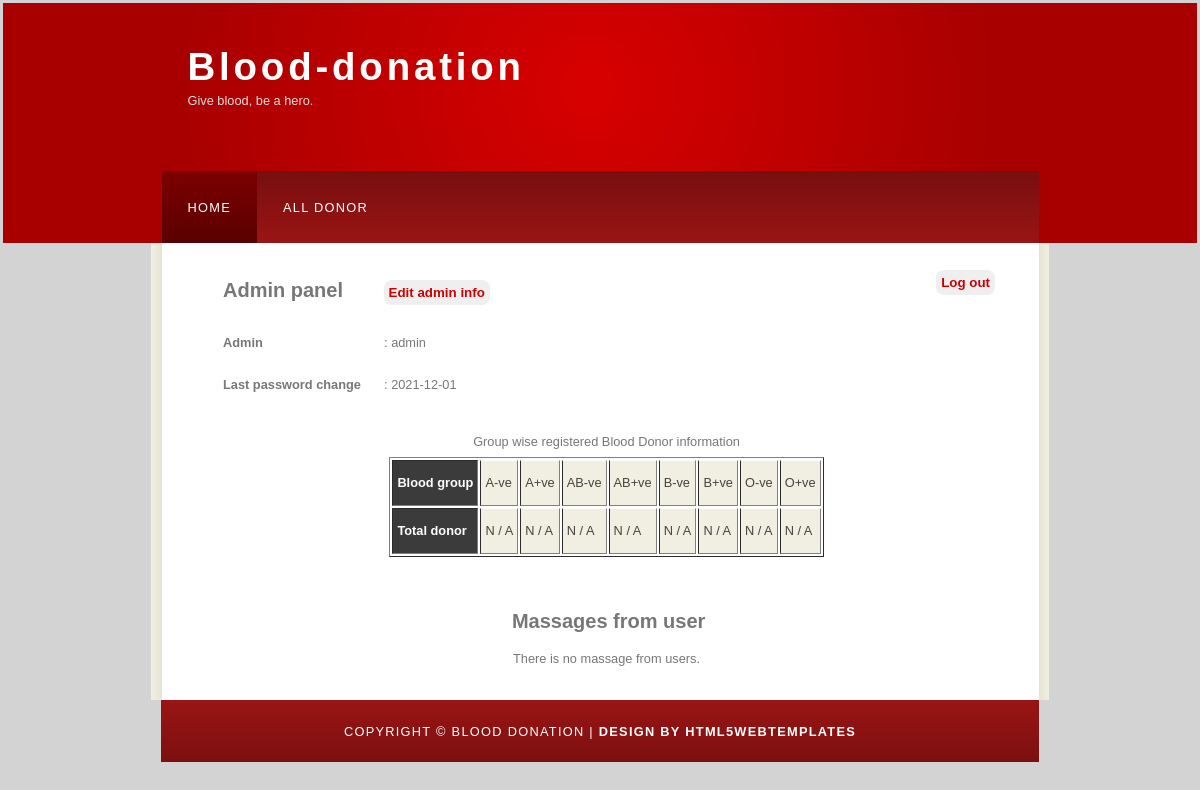
Screenshot of /admin/adminprofile.php (signed in) with the database file from the repository.
### tables this page shows
CREATE TABLE `bgroup` (
  `ID` int(11) NOT NULL,
  `name` varchar(5) NOT NULL,
  `number` int(11) DEFAULT NULL
);

### admin/adminprofile.php (the view, shortened to what this page needs)
<?php
	if(isset($_SESSION['id'])){
		$conect = mysqli_connect("localhost","root","","dbblood");
		$sqlquery = "SELECT * FROM admin WHERE admin.id = '$_SESSION[id]'";
		$data = mysqli_query($conect, $sqlquery);
		$row = mysqli_fetch_array($data);
?>
		<!DOCTYPE html>
		<html>
			<head>
				<link rel="stylesheet" type="text/css" href="http://localhost/blood-donation/style/style.css" title="style" />
			</head>
			<body>
				<div id="main">
					<div id="header">
						<div id="logo">
							<div id="logo_text">
								<h1><a href="index.html">Blood-donation</a></h1>
								<h2>Give blood, be a hero.</h2>
							</div>
						</div>
						<div id="menubar">
							<ul id="menu">
								<li class="selected"><a href="adminprofile.php">Home</a></li>
								<li onclick="return apermit()"><a href="donorlist.php">All donor</a></li>
							</ul>
						</div>
					</div>
					<div id="site_content">
						<div class="container">
							<div class="subheader"> Admin panel </div>
							<button class="button" onclick="return permit1()">
								<?php echo "<a href='adminprofileupdate.php'> Edit admin info </a>"; ?>
							</button>
							<button class="button" style="float:right;" onclick="return permit3()">
								<?php echo "<a href='logout.php'> Log out </a>"; ?>
							</button>
						</div>
						<div class="container">
							<?php
								echo "<label class='label'> Admin</label>: ", $row["id"];
								echo "<br/> <label class='label'> Last password change</label>: ", $row["passlast"];
							?>
						</div>
						<div class="container">
							<div style="display:flex;justify-content:center;">
								<?php
								$sqlquery = "SELECT * FROM `bgroup`";
								$data1 = mysqli_query($conect, $sqlquery);
								$data2 = mysqli_query($conect, $sqlquery);
								$row1=mysqli_fetch_array($data1);
								$row2=mysqli_fetch_array($data2);
								?>
								<table border="1">
									<caption> Group wise registered Blood Donor information</caption>
									<tbody>
										<tr>
											<th> Blood group </th>
											<?php
											do{
												echo "<td> $row1[name] </td>";
											}while($row1=mysqli_fetch_array($data1));
											?>
										</tr>
										<tr>
												<th> Total donor </th>
											<?php
											do{
												if($row2['number'] == null){
													echo "<td> N / A </td>";
												}
												else{
													echo "<td> $row2[number] </td>";
												}
											}while($row2=mysqli_fetch_array($data2));
											?>
										</tr>
									</tbody>
								</table>
							</div>
						</div>
						<div class="container">
							<p style='text-align:center;width:99%;display:block;' class='subheader'> Massages from user </p>
							<div style="display:flex;justify-content:center;flex-wrap:wrap;">
							<?php
							$sqlquery = "SELECT * FROM comment";
							$data = mysqli_query($conect, $sqlquery);
							$row = mysqli_fetch_array($data);
							if($row){
								do{
									echo "
										<div style='margin:05px;padding:05px;border:01px solid;display:inline-block;background:cornsilk;width:40%;'>
											<label style='font-weight:bold'> Name : </label> $row[name] <br/>
											<label style='font-weight:bold'> email : </label> $row[email] <br/>
											<label style='font-weight:bold'> massage : </label> <br/> ''$row[comment]'' <br/>
											<label style='font-weight:bold'> Action : </label> <a href='deletedonor.php?time=$row[time]'> Delete </a>
										</div>
									";
								}while($row=mysqli_fetch_array($data));
							}
							else{
								echo "There is no massage from users.";
							}
							?>
							</div>
						</div>
					</div>
					<div id="footer">
						Copyright &copy; Blood Donation | <a href="http://www.html5webtemplates.co.uk">Design by html5webtemplates</a>
					</div>
				</div>
			</body>
		</html>
<?php
	}
	else{
		header("location:http://localhost/blood-donation/admin/");
	}
?>

### style/style.css (style rules this page uses)
html { height: 100%; }
* { margin: 0; padding: 0; }
body { font: normal .80em 'trebuchet ms', arial, sans-serif; background: #F0EFE2; color: #777; }
p { padding: 0 0 20px 0; line-height: 1.7em; }
h1, h2, h3, h4, h5, h6 { font: normal 175% 'century gothic', arial, sans-serif; color: #43423F; margin: 0 0 15px 0; padding: 15px 0 5px 0; }
h2 { font: normal 175% 'century gothic', arial, sans-serif; color: #1293EE; }
a, a:hover { outline: none; text-decoration: underline; color: #CC0000; }
ul { margin: 2px 0 22px 17px; }
ul li { list-style-type: circle; margin: 0 0 6px 0; padding: 0 0 4px 5px; }
#main, #logo, #menubar, #site_content, #footer { margin-left: auto; margin-right: auto; }
#header { background: #A80000; height: 240px; }
#logo { width: 825px; position: relative; height: 168px; background: #A80000 url(logo.png) no-repeat; }
#logo #logo_text { position: absolute; top: 20px; left: 0; }
#logo h1, #logo h2 { font: normal 300% 'century gothic', arial, sans-serif; border-bottom: 0; text-transform: none; margin: 0; }
#logo_text h1, #logo_text h1 a, #logo_text h1 a:hover { padding: 22px 0 0 0; color: #FFF; letter-spacing: 0.1em; text-decoration: none; }
#logo_text h2 { font-size: 100%; padding: 4px 0 0 0; color: #DDD; }
#menubar { width: 877px; height: 72px; padding: 0; background: #5A2C24 url(menu.png) repeat-x; }
ul#menu, ul#menu li { float: left; margin: 0; padding: 0; }
ul#menu li { list-style: none; }
ul#menu li a { letter-spacing: 0.1em; font: normal 100% 'lucida sans unicode', arial, sans-serif; display: block; float: left; height: 37px; padding: 29px 26px 6px 26px; text-align: center; color: #FFF; text-transform: uppercase; text-decoration: none; background: transparent; }
ul#menu li a:hover, ul#menu li.selected a, ul#menu li.selected a:hover { color: #FFF; background: #451C1B url(menu_select.png) repeat-x; }
#site_content { width: 837px; overflow: hidden; margin: 0 auto 0 auto; padding: 20px 24px 20px 37px; background: #FFF url(content.png) repeat-y; }
#footer { width: 878px; font: normal 100% 'lucida sans unicode', arial, sans-serif; height: 33px; padding: 24px 0 5px 0; text-align: center; background: #29425E url(footer.png) repeat-x; color: #FFF; text-transform: uppercase; letter-spacing: 0.1em; }
#footer a { color: #FFF; text-decoration: none; }
table { margin: 10px 0 30px 0; }
table tr th, table tr td { background: #3B3B3B; color: #FFF; padding: 7px 4px; text-align: left; }
table tr td { background: #F0EFE2; color: #47433F; border-top: 1px solid #FFF; }

### admin/adminprofile.php (style rules this page uses)
body { margin:01px;padding:02px;border:02px;background:lightgray;line-height:30px; }
.label { margin:01px;padding:05px;border:02px;width:155px;font-weight:bold;display:inline-block; }
.container { margin:01px 2vw;padding:05px;border:01px;background:white; }
.subheader { margin:01px;padding:05px;border:02px;width:150px;font-weight:bold;display:inline-block;font-size:20px; }
.button { margin:01px;padding:05px;border:01px;border-radius:08px; }
a { text-decoration:none;font-weight:bold; }

### rows the page displays
bgroup: name "A-ve"
bgroup: name "A+ve", shows "N / A"
bgroup: name "AB-ve", shows "N / A"
bgroup: name "AB+ve", shows "N / A"
bgroup: name "B-ve", shows "N / A"
bgroup: name "B+ve", shows "N / A"
bgroup: name "O-ve", shows "N / A"
bgroup: name "O+ve", shows "N / A"

### other values shown
$row["id"] "admin"
$row["passlast"] "2021-12-01"
